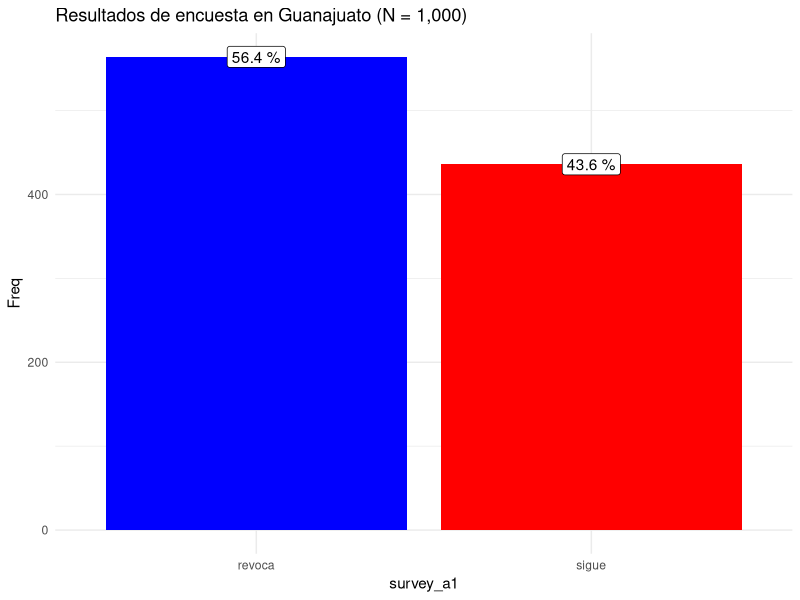
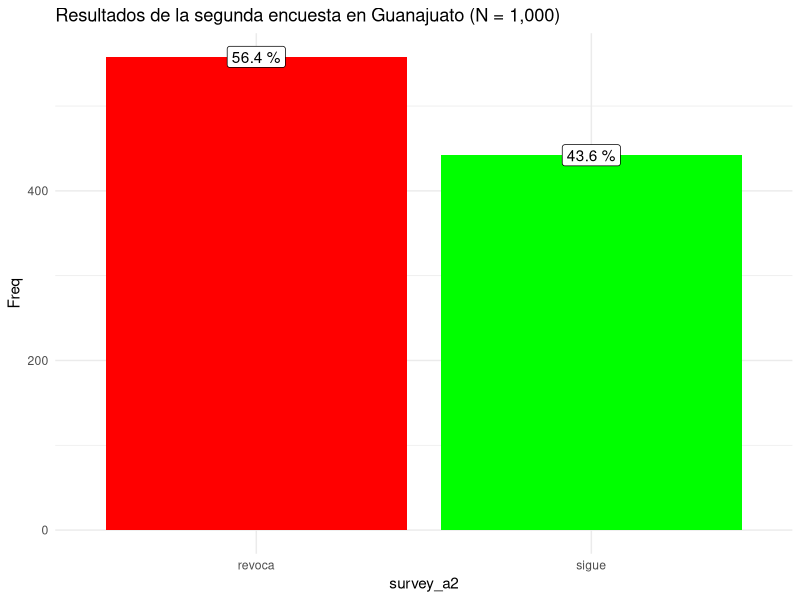
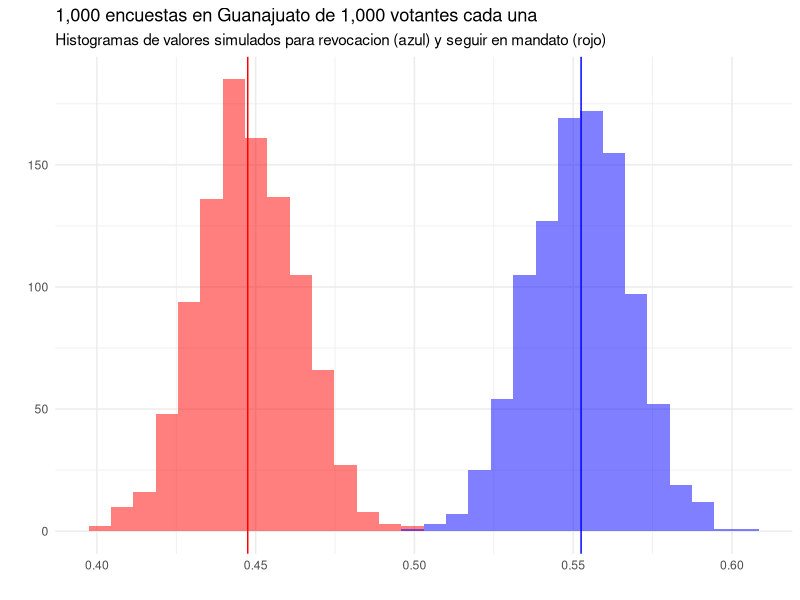
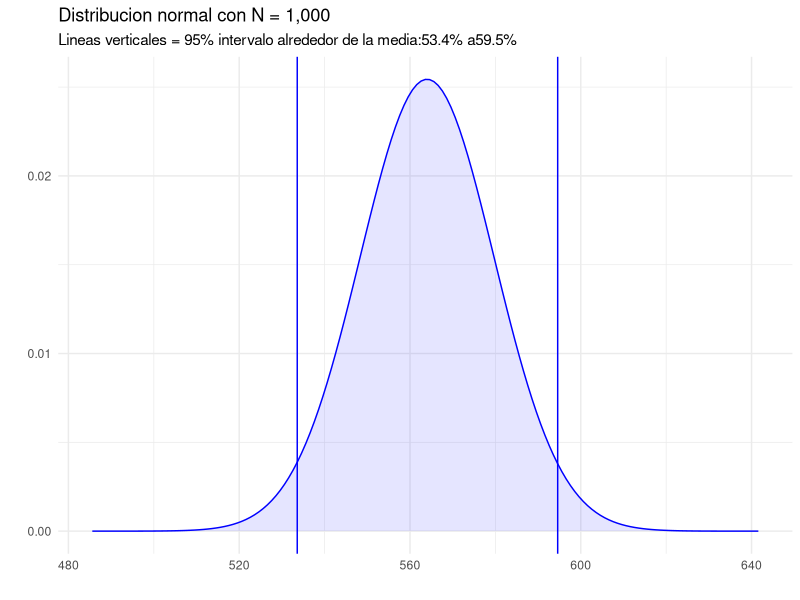
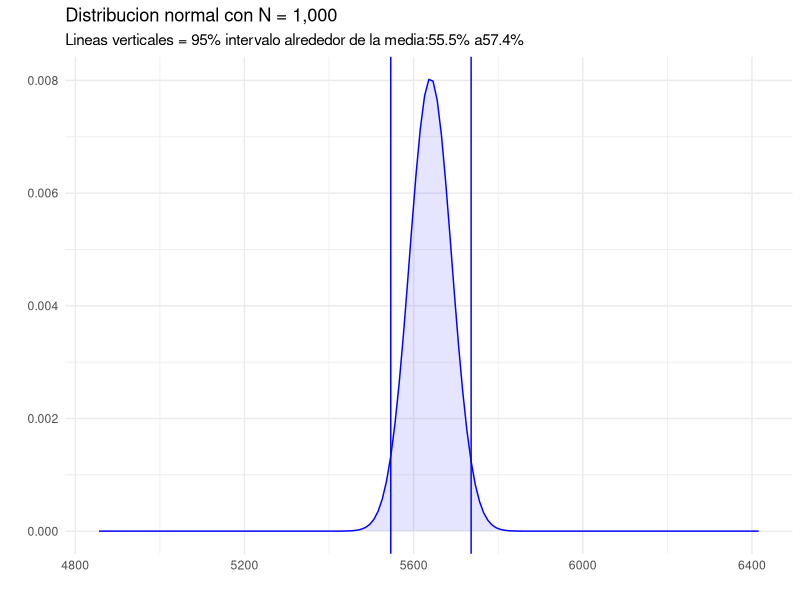
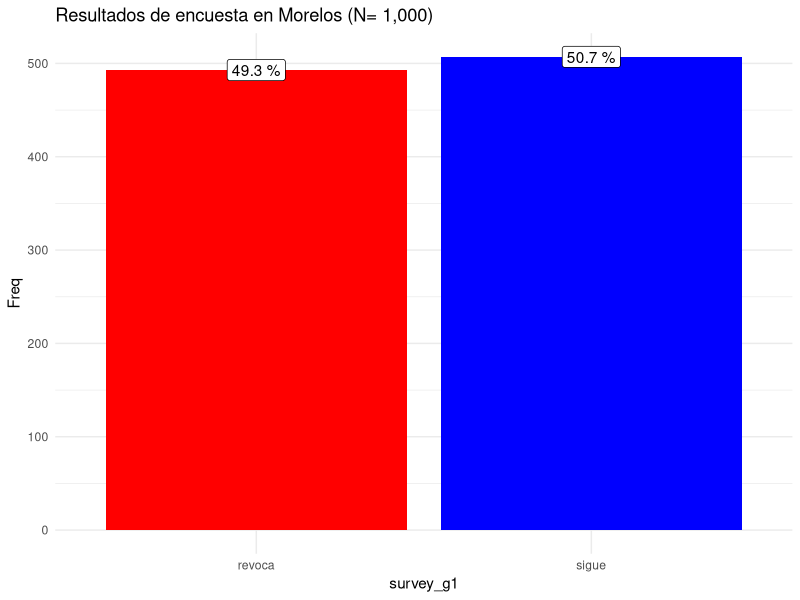
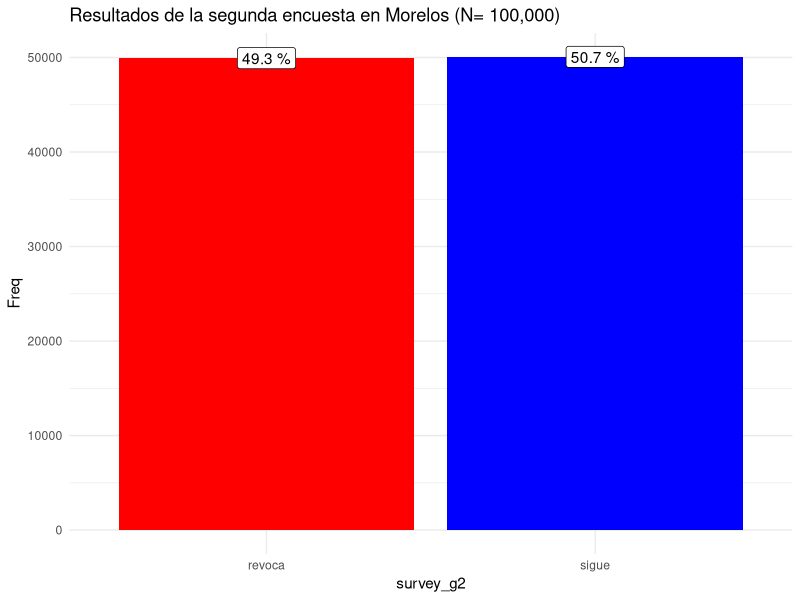
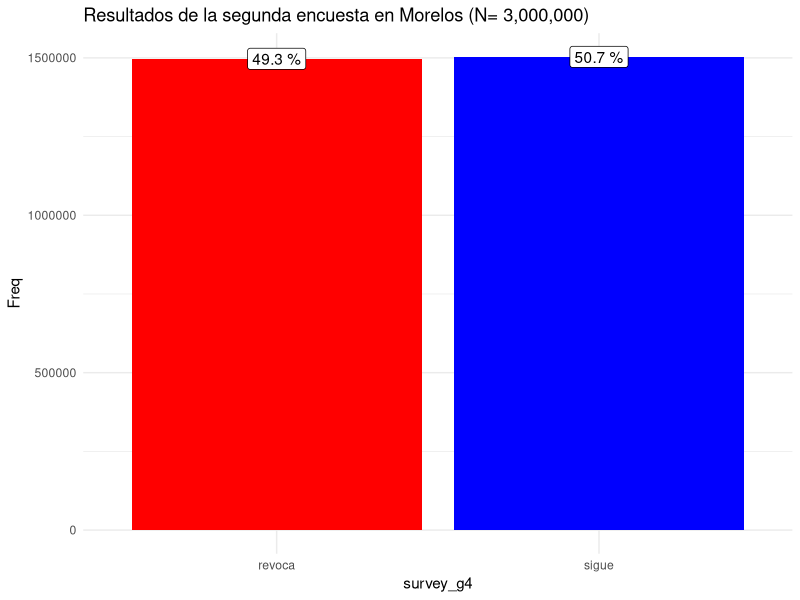

Write the R code that produced these figures, in order.
#Calcular valor de p de una distribucion normal
#10-03-2022
#Juan Carlos Martinez

library(tidyverse)

#resultados de la encuesta

Morelos <- c(rep("sigue", 2473707), rep ("revoca", 2461779))
Guanajuato <- c(rep("sigue", 153778), rep("revoca", 189951))

proportions(table(Morelos))
proportions(table(Guanajuato))

#muestreo de 1000 votantes

#simular las encuestas de salida de Guanajuato con set.seed()

set.seed(2020)

survey_a1 <- sample(Guanajuato,1000, replace = F)

table(survey_a1) %>% as.data.frame %>% 
  ggplot(aes(x=survey_a1, y = Freq, label = Freq)) +
  geom_col(fill= c("blue", "red")) +
  geom_label(label = paste(proportions(table(survey_a1))*100,"%")) +
  theme_minimal() +
  ggtitle("Resultados de encuesta en Guanajuato (N = 1,000)")

prop.test(table(survey_a1))

#segunda encuesta

survey_a2 <- sample(Guanajuato,1000, replace = F)

table(survey_a2) %>% as.data.frame %>% 
  ggplot(aes(x=survey_a2, y = Freq, label = Freq)) +
  geom_col(fill= c("red", "green")) +
  geom_label(label = paste(proportions(table(survey_a1))*100,"%")) +
  theme_minimal() +
  ggtitle("Resultados de la segunda encuesta en Guanajuato (N = 1,000)")

#medida extrema

draw_sample <- function(x, n = 1000){
  s <- sample(x, n, F)
  proportions(table(s))
  }

set.seed(2020)

Guanajuato_sim <- replicate(1000, draw_sample(Guanajuato))

Guanajuato_sim[1:2,1:20]

#trazar resultados de 1000 encuestas

dat <- data.frame(t(Guanajuato_sim))

qplot() + theme_minimal() +
  geom_histogram(aes(x = dat$sigue), fill = "red", alpha = .5) +
  geom_histogram(aes(x = dat$revoca), fill = "blue", alpha = .5) +
  geom_vline(xintercept = mean(dat$sigue), color = "red") +
  geom_vline(xintercept = mean(dat$revoca), color = "blue") +
  ggtitle("1,000 encuestas en Guanajuato de 1,000 votantes cada una",
          subtitle = "Histogramas de valores simulados para revocacion (azul) y seguir en mandato (rojo)")

#promediar para saber dato cercano a valor real
c(mean(dat$sigue), mean(dat$revoca))

#desviacion estandar sqr(pqn) 
#distribucion normal de N=1000

voto <- .564

N <- 1000

mean <- voto*N

sd <- sqrt(voto*(1-voto)*N)

x <- (mean - 5*sd):(mean + 5*sd)

norm1 <- dnorm(x, mean, sd)

p <- pnorm(x, mean, sd)

qplot () + theme_minimal() +
  geom_line(aes(x = x, y = norm1), color = "blue") +
  geom_area(aes(x = x, y = norm1), fill = "blue", alpha = .1) +
  geom_vline(xintercept = x[which.min(abs(p-0.025))], color = "blue") + 
  geom_vline(xintercept = x[which.min(abs(p-0.975))], color = "blue") +
  ggtitle("Distribucion normal con N = 1,000",
          subtitle = paste0("Lineas verticales = 95% intervalo alrededor de la media:",
                            round(x[which.min(abs(p-0.025))]/N*100,1), "% a",
                            round(x[which.min(abs(p-0.975))]/N*100,1), "%"))


#muestra mas grande N= 10,000


N <- 10000

mean <- voto*N

sd <- sqrt(voto*(1-voto)*N)

x <- x*10

norm1 <- dnorm(x, mean, sd)

p <- pnorm(x, mean, sd)

qplot () + theme_minimal() +
  geom_line(aes(x = x, y = norm1), color = "blue") +
  geom_area(aes(x = x, y = norm1), fill = "blue", alpha = .1) +
  geom_vline(xintercept = x[which.min(abs(p-0.025))], color = "blue") + 
  geom_vline(xintercept = x[which.min(abs(p-0.975))], color = "blue") +
  ggtitle("Distribucion normal con N = 1,000",
          subtitle = paste0("Lineas verticales = 95% intervalo alrededor de la media:",
                            round(x[which.min(abs(p-0.025))]/N*100,1), "% a",
                            round(x[which.min(abs(p-0.975))]/N*100,1), "%"))

#desviacion estandar

dat <- data.frame(t(Guanajuato_sim))

sd(dat$revoca)

#error estandar sqrt(p*(1-p)/n)

sqrt(0.564*0.436/1000)

#intervalo de confianza

se = sqrt(0.564*0.436/1000)
c(.546-2*se, .564+2*se)

#como hacerlo en R

binom.test(564, 1000, p = 0.5, alternative = "greater")

#Encuesta en Morelos

set.seed(2020)

survey_g1 <- sample(Morelos, 1000, replace = F)

table(survey_g1) %>% as.data.frame %>% 
  ggplot(aes(x = survey_g1, y = Freq, label = Freq)) +
  geom_col(fill = c("red", "blue")) +
  geom_label(label = paste(proportions(table(survey_g1)) *100, "%")) +
  theme_minimal() +
  ggtitle("Resultados de encuesta en Morelos (N= 1,000)")

prop.test(table(survey_g1))


#como evitar error tipo II
#que tan grande debe ser la muestra

set.seed(2020)

survey_g2 <- sample(Morelos, 100000, replace = F)

table(survey_g2) %>% as.data.frame %>% 
  ggplot(aes(x = survey_g2, y = Freq, label = Freq)) +
  geom_col(fill = c("red", "blue")) +
  geom_label(label = paste(proportions(table(survey_g1)) *100, "%")) +
  theme_minimal() +
  ggtitle("Resultados de la segunda encuesta en Morelos (N= 100,000)")

prop.test(table(survey_g2))

#encuesta con fondos ilimitados

survey_g4 <- sample(Morelos, 3000000, replace = F)

table(survey_g4) %>% as.data.frame %>% 
  ggplot(aes(x = survey_g4, y = Freq, label = Freq)) +
  geom_col(fill = c("red", "blue")) +
  geom_label(label = paste(round(proportions(table(survey_g1)) *100,4), "%")) +
  theme_minimal() +
  ggtitle("Resultados de la segunda encuesta en Morelos (N= 3,000,000)")

prop.test(table(survey_g4))
